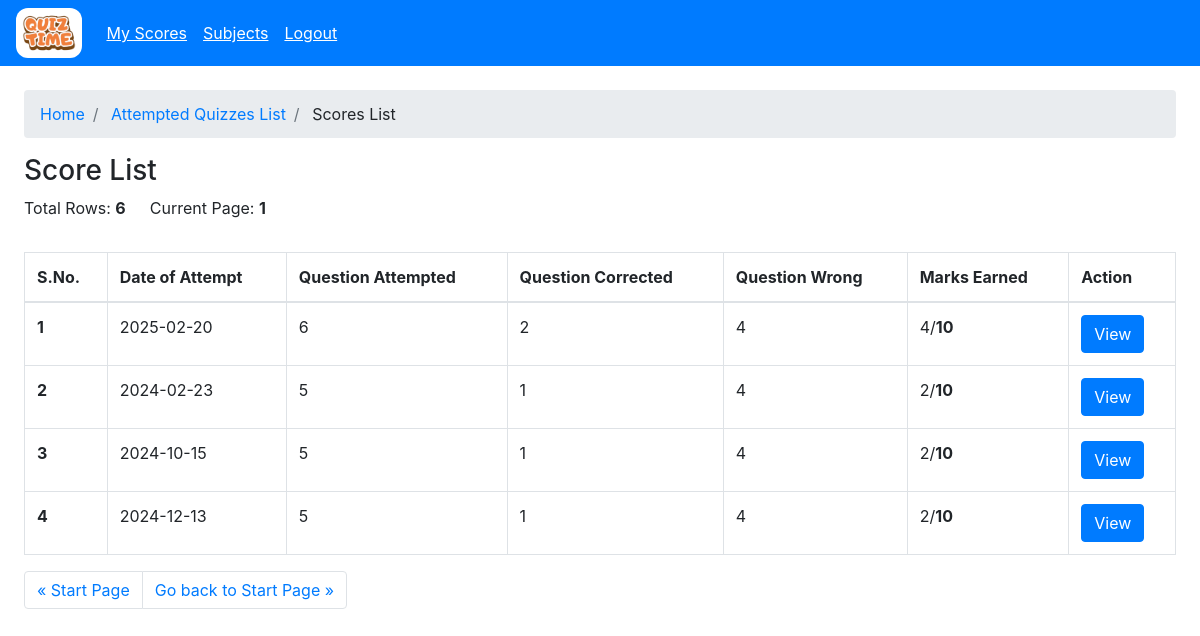
The app's page /user/attempted-quizzes/view?quiz_id=5cbc830b-1b03-4acb-b430-066d7fa63011 (signed in) with its own data.
### models/model.py (models this page shows)
class Score(db.Model):
    __tablename__ = 'scores'
    id = db.Column(db.VARCHAR(100), primary_key=True)
    quiz_id = db.Column(db.VARCHAR(100), db.ForeignKey('quiz.id'), nullable=False)
    user_id = db.Column(db.VARCHAR(100), db.ForeignKey('users.id'), nullable=False)
    attempt_number = db.Column(db.Integer, nullable=False)
    question_attempted = db.Column(db.Integer, nullable=False)
    question_corrected = db.Column(db.Integer, nullable=False)
    question_wronged = db.Column(db.Integer, nullable=False)
    total_scored = db.Column(db.Integer, nullable=False)
    created_at = db.Column(db.TIMESTAMP, nullable=False)
    updated_at = db.Column(db.TIMESTAMP, nullable=False)
    __table_args__ = (
        db.UniqueConstraint('quiz_id', 'user_id', 'attempt_number', name='unique_user_quiz_attempt'),
    )

### controllers/users/user.py (the view)
@user.route("/attempted-quizzes/view")
@login_required
@swag_from({
    'tags': ['User'],
    'summary': 'View Attempted Quiz',
    'description': 'View Attempted Quiz',
    'parameters': [
        {
            "in": "query",
            "name": "quiz_id",
            "required": True,
            "type": "string",
            "description": "The id of the quiz",
        }
    ],
    'responses': {
        200: {
            'description': 'View Attempted Quiz',
            'content': {
                'application/json': {
                    'example': {
                        "quiz": {
                            "id": "1",
                            "name": "Quiz 1",
                            "chapter_id": "1",
                            "total_marks": 10,
                            "date_of_quiz": "2021-08-01",
                            "is_active": True,
                            "created_at": "2021-08-01 10:00:00",
                            "updated_at": "2021-08-01 10:00:00"
                        },
                        "score": {
                            "id": "1",
                            "quiz_id": "1",
                            "user_id": "1",
                            "attempt_number": 1,
                            "total_scored": 10,
                            "question_attempted": 10,
                            "question_corrected": 8,
                            "question_wronged": 2,
                            "created_at": "2021-08-01 10:00:00",
                            "updated_at": "2021-08-01 10:00:00"
                        }
                    }
                }
            }
        },
        302: {
            'description': 'Redirect to login page',
            'content': {
                'application/json': {
                    'example': {
                        "message": "Quiz not found",
                        "type": "danger",
                        "url": "/user/user_quizzes?skip=0&take=25"
                    }
                }
            }
        }
    }
})
@role_required("user")
def user_scores():
    try:
        skip = int(request.args.get("skip", 0))
        take = int(request.args.get("take", 25))
        quiz_id = request.args.get("quiz_id", "")
        if not quiz_id:
            return flash_and_redirect("Quiz not found", "danger", url_for("user.user_home"))
        quiz = Quiz.query.filter_by(id=quiz_id).first()
        if not quiz:
            return flash_and_redirect("Quiz not found", "danger", url_for("user.user_home"))
        scores = Score.query.filter_by(quiz_id=quiz_id).offset(skip).limit(take).all()
        final_list=[]
        for scr in scores:
            single_obj=dict()
            quiz = Quiz.query.filter_by(id=scr.quiz_id).first()
            single_obj["total_marks"]=quiz.total_marks
            single_obj = {**single_obj, **scr.__dict__}
            final_list.append(single_obj)
        total_scores = Score.query.filter(Score.user_id==session.get("id", "")).count()
        return render_template("user/scores.html",quiz=quiz,total_rows=total_scores, skip=skip, take=take, rows=final_list)
    except Exception as e:
        return flash_and_redirect(str(e), "danger", url_for("user.user_home"))

### app.py (called while the page is built)
    @login_manager.user_loader
    def load_user(user_id):
        return User.query.get(user_id)

### controllers/decorator.py (called while the page is built)
def role_required(role):
    def decorator(func):
        @wraps(func)
        def wrapper(*args, **kwargs):
            if not current_user.is_authenticated:
                return redirect(url_for("auth.login_post"))
            if current_user.user_type != role and session.get("user_type") != role:
                if current_user.user_type == "admin":
                    return redirect(url_for("admin.admin_home"))
                return redirect(url_for("user.user_home"))
            return func(*args, **kwargs)
        return wrapper
    return decorator

### templates/user/scores.html (shortened to what this page needs)
{% extends "base.html" %} {% block title %}Score Page{% endblock %} {% block
content %} {% include "user/user_wrapper.html" %}
<section class="min-vh-100 p-4">
  <nav aria-label="breadcrumb">
    <ol class="breadcrumb">
      <li class="breadcrumb-item"><a href="/user">Home</a></li>
      <li class="breadcrumb-item">
        <a href="/user/attempted-quizzes?skip=0&take=25"
          >Attempted Quizzes List</a
        >
      </li>
      <li class="breadcrumb-item">
        <a>Scores List</a>
      </li>
    </ol>
  </nav>
  <div class="d-flex mt-3 flex-wrap justify-content-between">
    <div>
      <h3>Score List</h3>
      <div class="d-flex align-items-center">
        <p class="mr-4">Total Rows: <strong>{{ total_rows }}</strong></p>
        <p>
          Current Page:
          <strong
            >{% if skip and take %} {{ ((skip|int)/take)+1 }} {% else %}1{%
            endif %}</strong
          >
        </p>
      </div>
    </div>
  </div>
  <section class="mt-3">
    <div class="table-responsive">
      <table class="table table-bordered table-hover">
        <thead>
          <tr>
            <th scope="col">S.No.</th>
            <th scope="col">Date of Attempt</th>
            <th scope="col">Question Attempted</th>
            <th scope="col">Question Corrected</th>
            <th scope="col">Question Wrong</th>
            <th scope="col">Marks Earned</th>
            <th scope="col">Action</th>
          </tr>
        </thead>
        <tbody>
          {% for score in rows %}
          <tr class="pointer">
            <th scope="row">{{ loop.index+skip }}</th>
            <td>{{ score.created_at.strftime('%Y-%m-%d') }}</td>
            <td>{{ score.question_attempted }}</td>
            <td>{{ score.question_corrected }}</td>
            <td>{{ score.question_wronged }}</td>
            <td>
              {{ score.total_scored }}/<strong>{{ score.total_marks }}</strong>
            </td>
            <td>
              <button type="button" class="btn btn-primary">
                <a
                  href="/user/score/view?score_id={{ score.id }}"
                  class="text-white"
                  >View</a
                >
              </button>
            </td>
          </tr>
          {% endfor %}
        </tbody>
      </table>
      <nav aria-label="Page navigation example">
        <ul class="pagination">
          <li class="page-item">
            <a
              class="page-link"
              href="/user/attempted-quizzes/view?quiz_id={{ quiz.id }}&skip={{ (skip - take) if skip > 0 else 0 }}&take={{ take }}"
              aria-label="Previous"
            >
              <span aria-hidden="true">&laquo;</span>
              <span
                >{% if skip > 0 %}Previous{% else %}Start Page{% endif %}</span
              >
            </a>
          </li>
          <li class="page-item">
            <a
              class="page-link"
              href="/user/attempted-quizzes/view?quiz_id={{ quiz.id }}&skip={{ ( (((skip|int) / take)|int+1)*take if ((skip|int+take) < total_rows) else None  ) if ((skip|int+take) < total_rows) else 0 }}&take={{ take }}"
              aria-label="Next"
            >
              <span
                >{% if ((skip|int + take) < total_rows) %}Next{% else %}Go back
                to Start Page{% endif %}</span
              >
              <span aria-hidden="true">&raquo;</span>
            </a>
          </li>
        </ul>
      </nav>
    </div>
  </section>
</section>
{% endblock %}

### static/css/style.css (style rules this page uses)
.pointer { cursor: pointer; }

### records on screen
Score: created_at "2025-02-20", question_attempted "6", question_corrected "2", question_wronged "4", total_scored "4", total_marks "10"
Score: created_at "2024-02-23", question_attempted "5", question_corrected "1", question_wronged "4", total_scored "2", total_marks "10"
Score: created_at "2024-10-15", question_attempted "5", question_corrected "1", question_wronged "4", total_scored "2", total_marks "10"
Score: created_at "2024-12-13", question_attempted "5", question_corrected "1", question_wronged "4", total_scored "2", total_marks "10"

### other values on screen
{{ total_rows }} "6"
